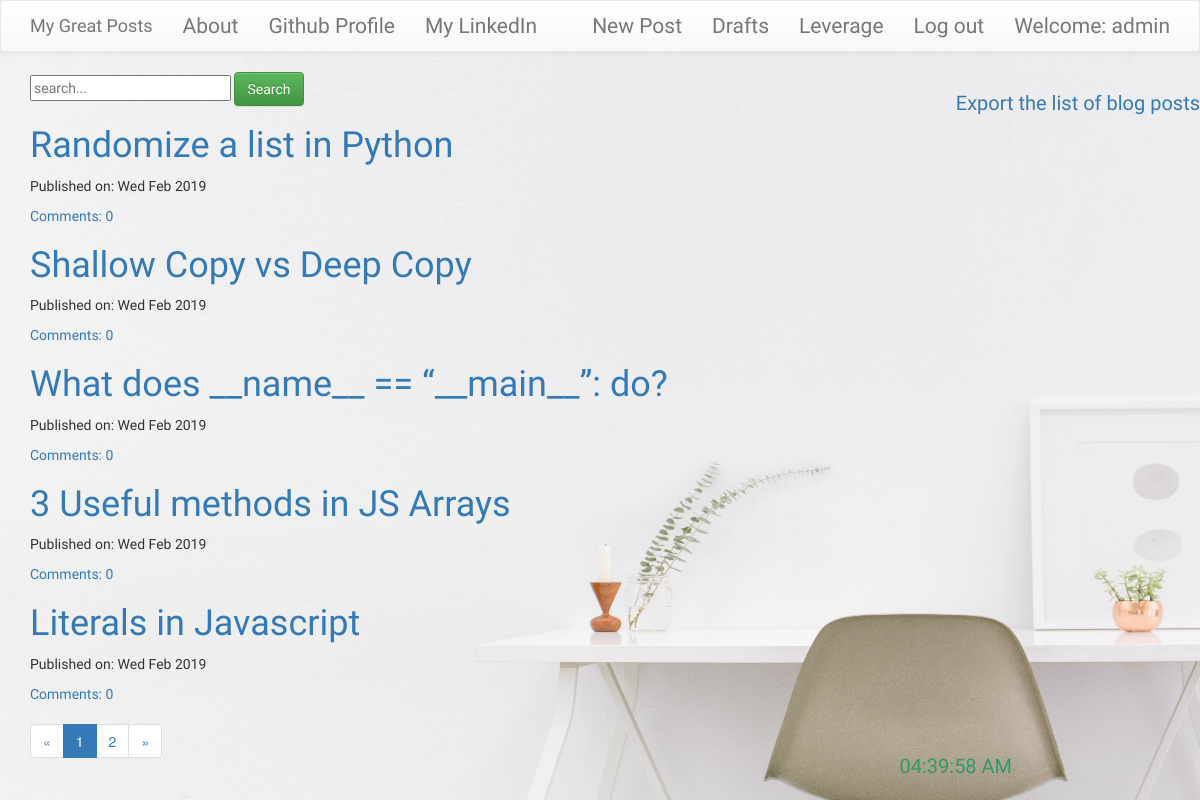
The app's page / (signed in) with its own data.
### blog/models.py (models this page shows, shortened)
class Post(models.Model):
    author = models.ForeignKey('auth.User' ,on_delete=models.CASCADE)
    title = models.CharField(max_length=200)
    text = models.TextField()
    created_date = models.DateTimeField(default=timezone.now)
    published_date = models.DateTimeField(blank=True, null=True)
    def approve_comments(self):
        return self.comments.filter(approved_comment=True)

### blog/views.py (the view)
# urls.py: url(r'^$',views.PostListView.as_view(paginate_by=5),name='post_list'),
class PostListView(ListView):
    model = Post
    paginate_by = 2
    def get_queryset(self):
        return Post.objects.filter(published_date__lte=timezone.now()).order_by('-published_date')
        logger.info("Someone viewed the list of blogs")

### blog/templates/blog/post_list.html (shortened to what this page needs)
{% extends 'blog/base.html' %}
{% block content %}
<form method="GET" id ="search" action="{% url 'posts' %}">
  <input name="q" value="{{request.GET.q}}" placeholder="search...">
  <button type="submit" class="btn btn-success">Search</button>
</form>
<div class="centerstage">
    {% for post in post_list %}
        <div class="post">
            <h1><a href="{% url 'post_detail' pk=post.pk %}">{{ post.title }}</a></h1>
            <div class="date">
                <p>Published on: {{ post.published_date|date:"D M Y"}}</p>
            </div>
            <a href="{% url 'post_detail' pk=post.pk %}">Comments: {{ post.approve_comments.count }}</a>
        </div>
    {% endfor %}
</div>
<div class="footer">
  {% if is_paginated %}
    <ul class="pagination">
      {% if page_obj.has_previous %}
        <li><a href="?page={{ page_obj.previous_page_number }}">&laquo;</a></li>
      {% else %}
        <li class="disabled"><span>&laquo;</span></li>
      {% endif %}
      {% for i in paginator.page_range %}
        {% if page_obj.number == i %}
          <li class="active"><span>{{ i }} <span class="sr-only">(current)</span></span></li>
        {% else %}
          <li><a href="?page={{ i }}">{{ i }}</a></li>
        {% endif %}
      {% endfor %}
      {% if page_obj.has_next %}
        <li><a href="?page={{ page_obj.next_page_number }}">&raquo;</a></li>
      {% else %}
        <li class="disabled"><span>&raquo;</span></li>
      {% endif %}
    </ul>
  {% endif %}
</div>
{% endblock %}
{% block export %}
<div class="exports">
      <h1><a href="{% url 'pdf' %}">Export the list of blog posts</a></h1>
<div id="MyClockDisplay" class="clock"></div>
</div>
{% endblock %}

### blog/templates/blog/base.html (shortened to what this page needs)
<!DOCTYPE html>
{% load static %}
<html>
    <head>
        <link rel="stylesheet" href="{% static 'css/blog.css' %}">
        <link rel="stylesheet" href="https://maxcdn.bootstrapcdn.com/bootstrap/3.3.7/css/bootstrap.min.css">
        <link rel="stylesheet" href="https://maxcdn.bootstrapcdn.com/bootstrap/3.3.7/css/bootstrap-theme.min.css">
        <link rel="stylesheet" href="//cdn.jsdelivr.net/medium-editor/latest/css/medium-editor.min.css" type="text/css" media="screen" charset="utf-8">
<body class='loader' onload="showTime();">
  <nav class="navbar navbar-default techfont custom-navbar">
    <div class="container">
      <ul class="nav navbar-nav">
        <li><a class='navbar-brand bigbrand' href="{% url 'post_list' %}">My Great Posts</a></li>
        <li><a href="{% url 'about'%}">About</a></li>
        <li><a href="https://github.com/raviteja501">Github Profile</a></li>
        <li><a href="https://www.linkedin.com/in/ravitejavangala/" target="_blank">My LinkedIn</a></li>
      </ul>
      <ul class="nav navbar-nav navbar-right">
        {% if user.is_authenticated %}
        <li>
          <a href="{% url 'post_new' %}" >New Post</a>
        </li>
        <li>
          <a href="{% url 'post_draft_list' %}">Drafts</a>
        </li>
        <li>
          <a href="{% url 'leverage'%}">Leverage</a>
        </li>
        <li>
          <a href="{% url 'logout' %}" >Log out</a>
        </li>
        <li>
          <a >Welcome: {{ user.username }}</a>
        </li>
          {% else %}
          <li><a class='nav navbar-right' href="{% url 'login' %}" ><span class="glyphicon glyphicon-user"></span></a></li>
        {% endif %}
      </ul>
  </div>
</nav>
{% block export %}
{% endblock %}
        <div class="content container">
            <div class="row">
                <div class="col-md-8">
                  <div class="blog_posts">
                    {% block content %}
                    {% endblock %}
                  </div>
                </div>
            </div>
        </div>
</body>
</html>

### blog/static/css/blog.css (style rules this page uses)
body { background: url("/static/images/background.jpg") no-repeat; background-size:100%; background-size: 1800px 900px; }
.clock { transform: translateX(-50%) translateY(-50%); font-size: 20px; font-family: 'Boogaloo', cursive; color: #339966; position: absolute; text-align: center; bottom: 5px; }
.techfont { font-family: 'Boogaloo', cursive; font-size: 1.5em; margin-bottom: 10px; }
.centerstage { font-family: 'Boogaloo', cursive; margin-left: auto; margin-right: auto; }
.bigbrand { font-size: 1.5em; }
div.exports { float: right; margin: auto; }
.exports h1 { font-size: 20px; font-family: 'Boogaloo', cursive; }
.footer { height: 100px; width:100%; position: absolute; margin-left: auto; margin-right: auto; }
#search { font-family: 'Boogaloo', cursive; }

### records on screen
Post: title "Randomize a list in Python", published_date "Wed Feb 2019", approve_comments.count "0"
Post: title "Shallow Copy vs Deep Copy", published_date "Wed Feb 2019", approve_comments.count "0"
Post: title "What does __name__ == “__main__”: do?", published_date "Wed Feb 2019", approve_comments.count "0"
Post: title "3 Useful methods in JS Arrays", published_date "Wed Feb 2019", approve_comments.count "0"
Post: title "Literals in Javascript", published_date "Wed Feb 2019", approve_comments.count "0"

### other values on screen
{{ user.username }} "admin"
{{ i }} "1"
{{ i }} "2"
